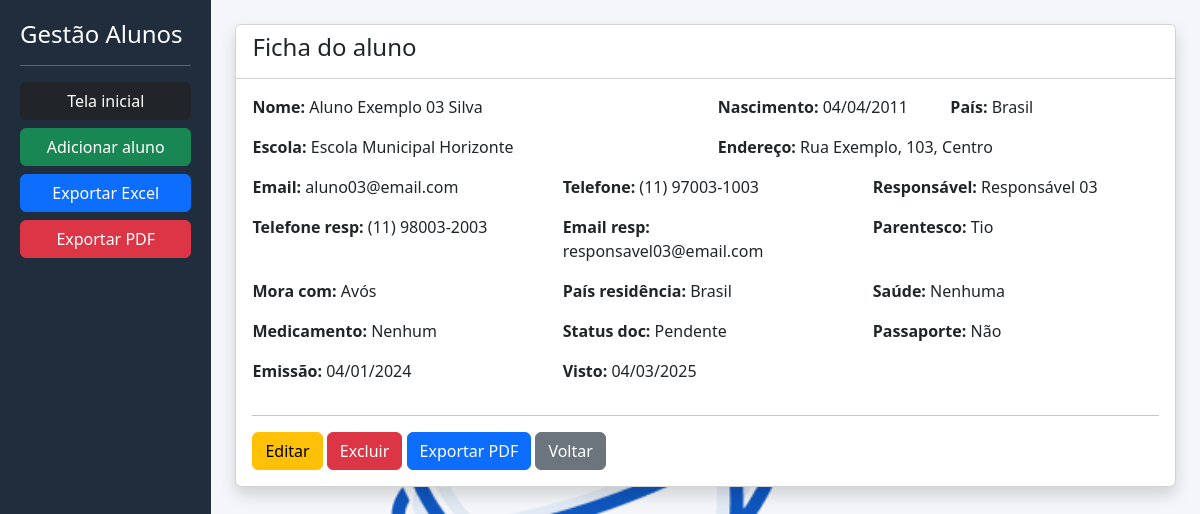
Page /detalhes/3 on the committed database.
### tables this page shows
CREATE TABLE alunos (
        id INTEGER PRIMARY KEY AUTOINCREMENT,
        nome TEXT,
        nascimento TEXT,
        escola TEXT,
        pais TEXT,
        endereco TEXT,
        email TEXT,
        telefone TEXT,
        responsavel TEXT,
        telefone_responsavel TEXT,
        email_responsavel TEXT,
        parentesco TEXT,
        mora_com TEXT,
        pais_residencia TEXT,
        saude TEXT,
        medicamento TEXT,
        status_doc TEXT,
        passaporte TEXT,
        emissao_passaporte TEXT,
        visto TEXT
    );

### app.py (the view)
@app.route("/detalhes/<int:id>")
def detalhes(id):
    conn = conectar()
    aluno = conn.execute(
        "SELECT * FROM alunos WHERE id=?",
        (id,)
    ).fetchone()
    conn.close()
    return render_template("detalhes.html", aluno=aluno)

### app.py (called while the page is built)
def conectar():
    return sqlite3.connect(DB)

### templates/detalhes.html
{% extends 'base.html' %}
{% block content %}
<div class="card shadow">
    <div class="card-header bg-white">
        <h4>Ficha do aluno</h4>
    </div>
    <div class="card-body">
        <div class="row">
            <div class="col-md-6 mb-3"><b>Nome:</b> {{ aluno[1] }}</div>
            <div class="col-md-3 mb-3"><b>Nascimento:</b> {{ aluno[2] }}</div>
            <div class="col-md-3 mb-3"><b>País:</b> {{ aluno[4] }}</div>
            <div class="col-md-6 mb-3"><b>Escola:</b> {{ aluno[3] }}</div>
            <div class="col-md-6 mb-3"><b>Endereço:</b> {{ aluno[5] }}</div>
            <div class="col-md-4 mb-3"><b>Email:</b> {{ aluno[6] }}</div>
            <div class="col-md-4 mb-3"><b>Telefone:</b> {{ aluno[7] }}</div>
            <div class="col-md-4 mb-3"><b>Responsável:</b> {{ aluno[8] }}</div>
            <div class="col-md-4 mb-3"><b>Telefone resp:</b> {{ aluno[9] }}</div>
            <div class="col-md-4 mb-3"><b>Email resp:</b> {{ aluno[10] }}</div>
            <div class="col-md-4 mb-3"><b>Parentesco:</b> {{ aluno[11] }}</div>
            <div class="col-md-4 mb-3"><b>Mora com:</b> {{ aluno[12] }}</div>
            <div class="col-md-4 mb-3"><b>País residência:</b> {{ aluno[13] }}</div>
            <div class="col-md-4 mb-3"><b>Saúde:</b> {{ aluno[14] }}</div>
            <div class="col-md-4 mb-3"><b>Medicamento:</b> {{ aluno[15] }}</div>
            <div class="col-md-4 mb-3"><b>Status doc:</b> {{ aluno[16] }}</div>
            <div class="col-md-4 mb-3"><b>Passaporte:</b> {{ aluno[17] }}</div>
            <div class="col-md-4 mb-3"><b>Emissão:</b> {{ aluno[18] }}</div>
            <div class="col-md-4 mb-3"><b>Visto:</b> {{ aluno[19] }}</div>
        </div>
        <hr>
        <a href="/editar/{{ aluno[0] }}" class="btn btn-warning">Editar</a>
        <a href="/excluir/{{ aluno[0] }}" class="btn btn-danger">Excluir</a>
        <a href="/pdf_aluno/{{ aluno[0] }}" class="btn btn-primary">Exportar PDF</a>
        <a href="/" class="btn btn-secondary">Voltar</a>
    </div>
</div>
{% endblock %}

### templates/base.html (style rules this page uses)
body::before { content: ''; position: fixed; top: 0; left: 0; width: 100%; height: 100%; background: url('/static/logo.png') center no-repeat; background-size: 450px; opacity: 0.08; z-index: -1; }

### rows in the picture
alunos: nome "Aluno Exemplo 03 Silva", nascimento "04/04/2011", pais "Brasil", escola "Escola Municipal Horizonte", endereco "Rua Exemplo, 103, Centro", email "aluno03@email.com", telefone "(11) 97003-1003", responsavel "Responsável 03", telefone_responsavel "(11) 98003-2003", email_responsavel "responsavel03@email.com", parentesco "Tio", mora_com "Avós", pais_residencia "Brasil", saude "Nenhuma", medicamento "Nenhum", status_doc "Pendente", passaporte "Não", emissao_passaporte "04/01/2024", visto "04/03/2025"
